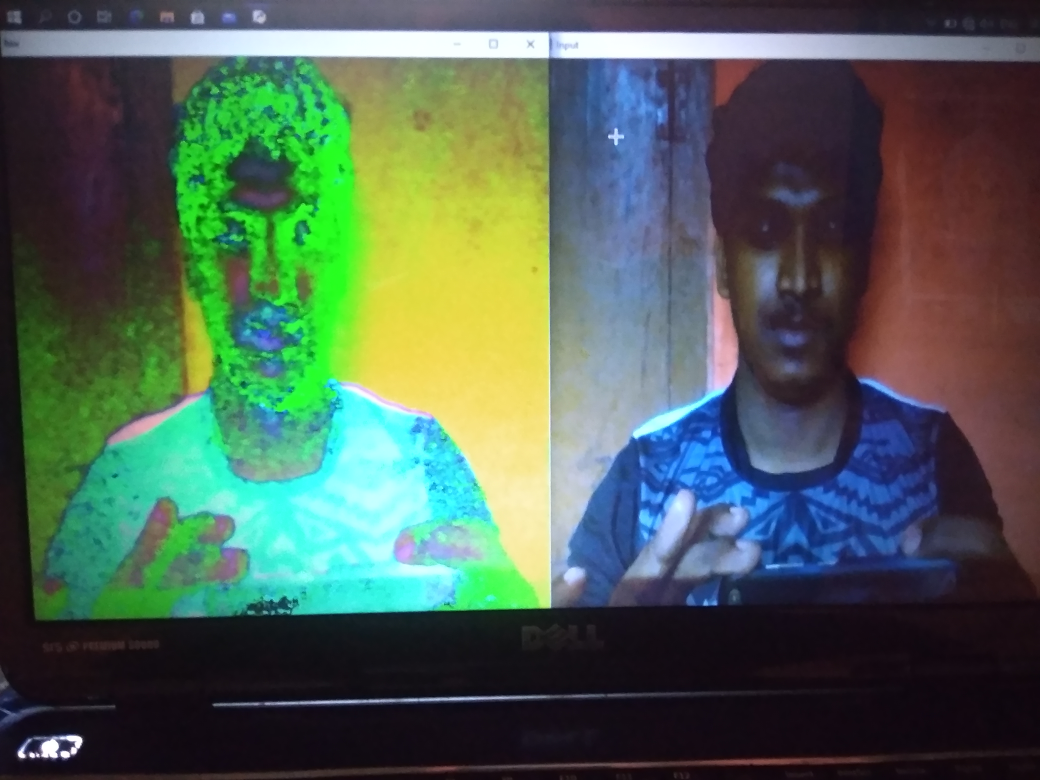
#> input picture images/IMG_20200924_183202.jpg, 4160 x 3120 px, given in place of the camera (shown at 1/4 size)
$ python webcam.py
#> lines starting #> are read from the running program, lines starting #| are printed output that depends on the picture; after the words box and inside, x2 and y2 are one past the last pixel; in counts of white or black regions, pixels touching at a corner belong together
import cv2
import numpy as np
from bresenham import bresenham
cap=cv2.VideoCapture(0)
if not cap.isOpened():
    raise IOError("cannot open webcam")
paintwindow=np.zeros((720,636,3))+255
cv2.namedWindow('paint',cv2.WINDOW_AUTOSIZE)
b_lower=np.array([100,60,60])
b_upper=np.array([140,255,255])
kernal=np.ones((5,5),np.uint8)
i=0
while True:
    ret ,frame=cap.read()
#> frame is the input picture: shape (3120, 4160, 3); mean B, G, R 85.2, 98.9, 78.8
    frame=cv2.resize(frame,None ,fx=1.08,fy=1.5,interpolation=cv2.INTER_AREA)
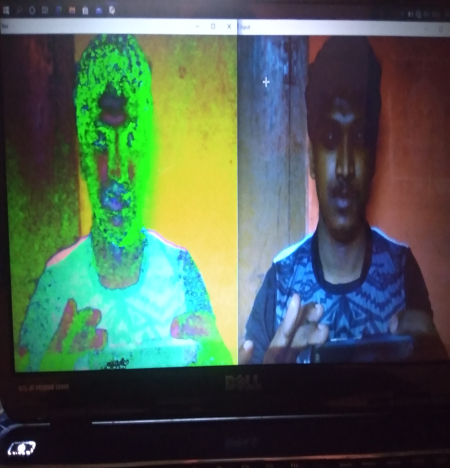
#> frame: shape (4680, 4493, 3) (shown at 1/10 size); mean B, G, R 85.2, 98.9, 78.8
    frame=cv2.flip(frame,1)
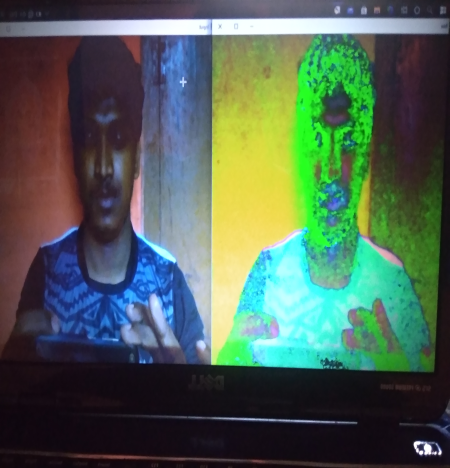
#> frame: shape (4680, 4493, 3) (shown at 1/10 size); mean B, G, R 85.2, 98.9, 78.8
    hsv=cv2.cvtColor(frame,cv2.COLOR_BGR2HSV)
#> hsv: shape (4680, 4493, 3); mean H, S, V 99.9, 117.7, 116.4
    blue_detect=cv2.inRange(hsv,b_lower,b_upper)
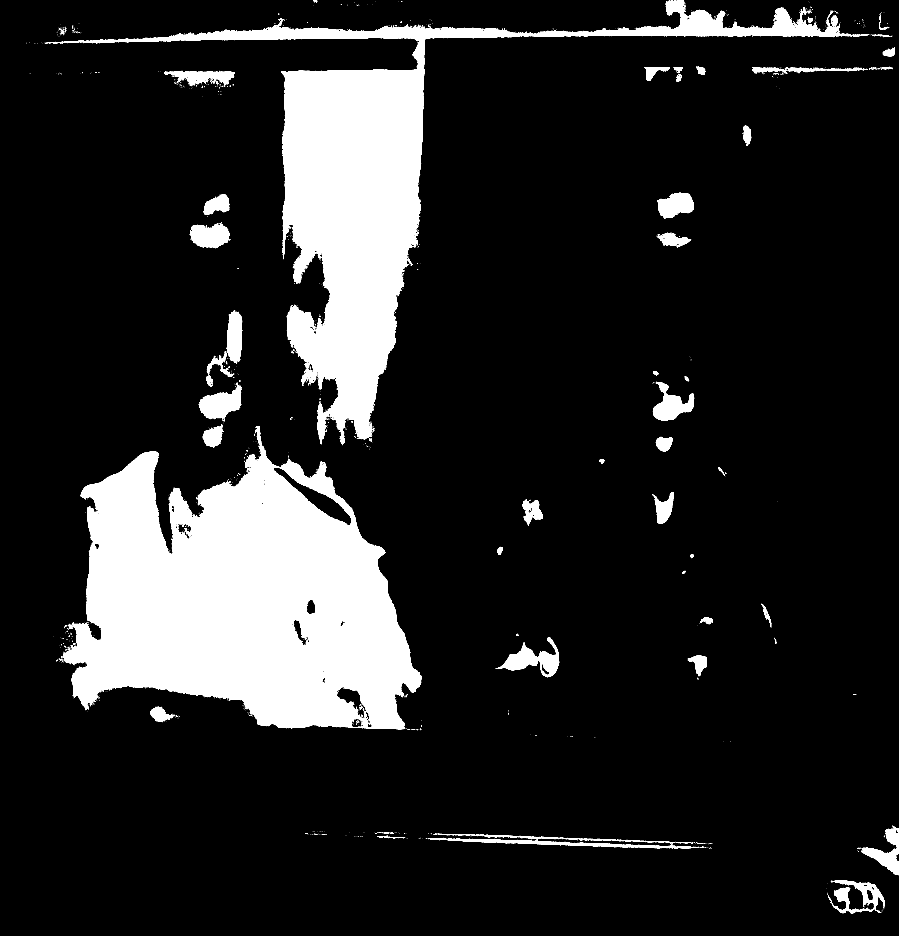
#> blue_detect: shape (4680, 4493) (shown at 1/5 size); 14.5% white; 2478 white regions (2339 under 20 px), largest, box (x1, y1, x2, y2) and area: (316, 2130, 2108, 3648) 1668839, (295, 0, 4246, 2222) 1112874, (2483, 3186, 2796, 3386) 22852
    blue_detect=cv2.erode(blue_detect,kernal,iterations=2)
#> blue_detect: shape (4680, 4493); 13% white; 183 white regions (101 under 20 px), largest, box (x1, y1, x2, y2) and area: (337, 2245, 2102, 3643) 1580748, (691, 139, 2593, 2183) 938028, (2678, 46, 3986, 179) 46777
    blue_detect=cv2.morphologyEx(blue_detect,cv2.MORPH_OPEN,kernal)
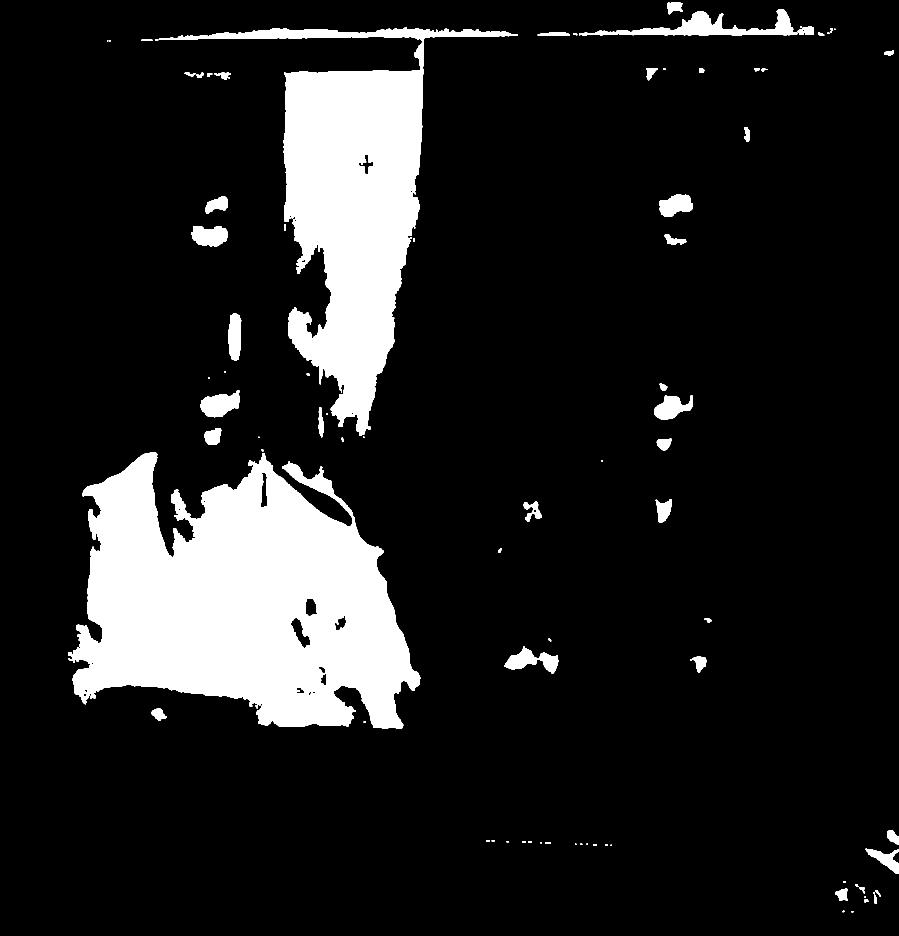
#> blue_detect: shape (4680, 4493) (shown at 1/5 size); 12.9% white; 90 white regions, largest, box (x1, y1, x2, y2) and area: (340, 2263, 2101, 3643) 1579713, (842, 139, 2589, 2180) 935514, (2896, 46, 3986, 177) 44246
    blue_detect=cv2.dilate(blue_detect,kernal,iterations=1)
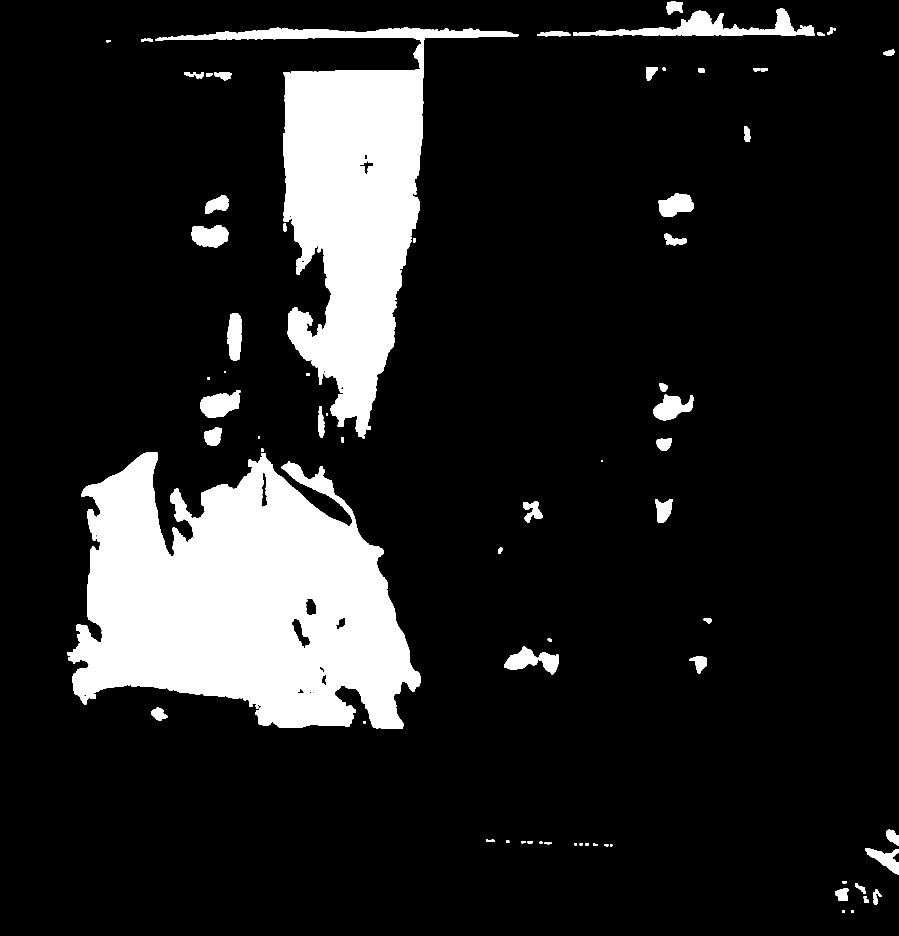
#> blue_detect: shape (4680, 4493) (shown at 1/5 size); 13.4% white; 78 white regions
    (conto,_)=cv2.findContours(blue_detect.copy(), cv2.RETR_EXTERNAL,cv2.CHAIN_APPROX_SIMPLE)
#> conto = 78 contours; largest, box (x1, y1, x2, y2) and area: (338, 2261, 2103, 3645) 1621708, (775, 137, 2591, 2182) 958494, (2894, 44, 4072, 179) 52120, (1000, 1952, 1201, 2088) 17905, (2522, 3231, 2793, 3371) 17638
    if len(conto)>0:
        cnt=sorted(conto,key=cv2.contourArea,reverse=True)[0]
#> cnt = contour of 3766 points, box (x1, y1, x2, y2) (338, 2261, 2103, 3645), area 1621708
        ((x,y), radius)=cv2.minEnclosingCircle(cnt)
#> x = 1214.5; y = 3045.5; radius = 995.9
        cv2.circle(frame, (int(x), int(y)), int(radius), (0,255,255),2)
        moment=cv2.moments(cnt)
#> moment = moments, m00 1621708, centre m10/m00, m01/m00 = (1207.3, 3006.8)
        center=(int(moment['m10'] / moment['m00']),int(moment['m01'] / moment['m00']))
#> center = (1207, 3006)
        c3,c4=center
#> c3 = 1207; c4 = 3006
        if i==1:
            points=np.array(list(bresenham(c1,c2,c3,c4)), np.int32)
            points=points.reshape((-1,1,2))
            cv2.polylines(paintwindow,points,True,(0,255,0),2)
        c1,c2=center
#> c1 = 1207; c2 = 3006
        i=1
    else:
        i=0
    cv2.imshow('Input',frame)
    cv2.imshow('paint',paintwindow)
    #cv2.imshow('hsv',blue_detect)
    c=cv2.waitKey(1)
#> (key Esc is pressed here)
    if c==27:
        break
cap.release()
cv2.destroyAllWindows()

$ run again, on images/IMG_20200924_184211.jpg
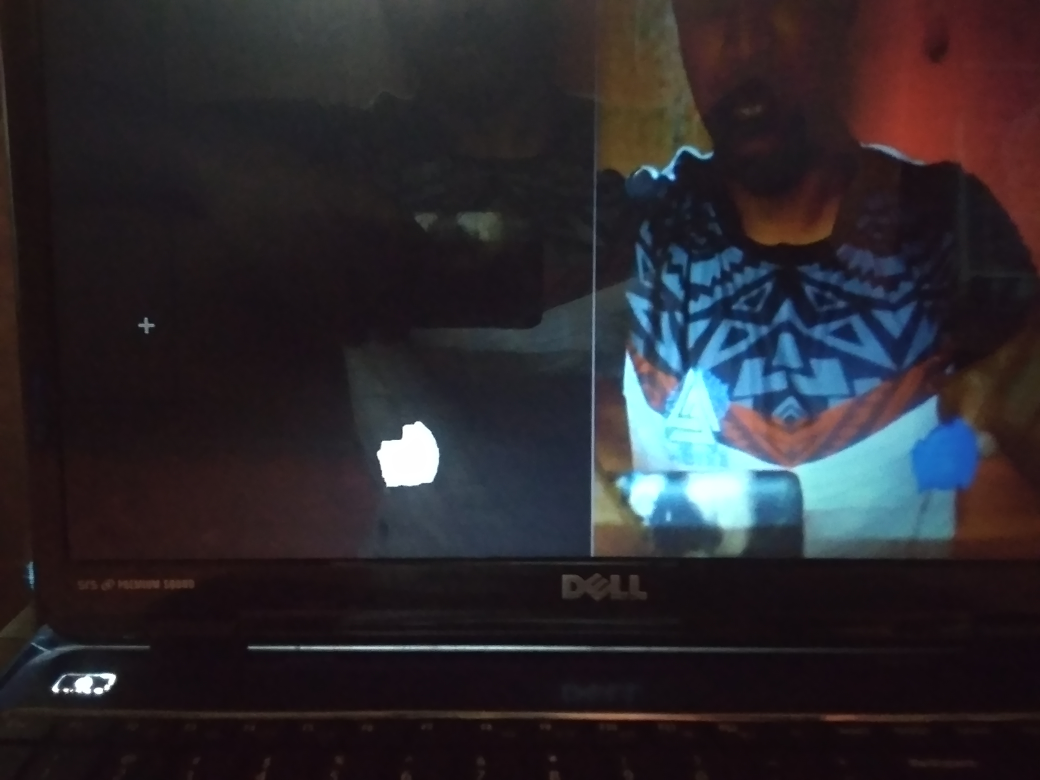
#> input picture images/IMG_20200924_184211.jpg, 4160 x 3120 px, given in place of the camera (shown at 1/4 size)
#> frame is the input picture: shape (3120, 4160, 3); mean B, G, R 45.7, 40.9, 44.2
#> `frame=cv2.flip(frame,1)`:
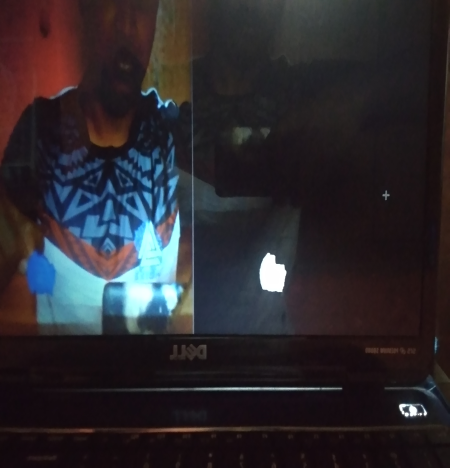
#> frame: shape (4680, 4493, 3) (shown at 1/10 size); mean B, G, R 45.7, 40.9, 44.2
#> hsv: shape (4680, 4493, 3); mean H, S, V 114.8, 86, 54.2
#> `blue_detect=cv2.dilate(blue_detect,kernal,iterations=1)`:
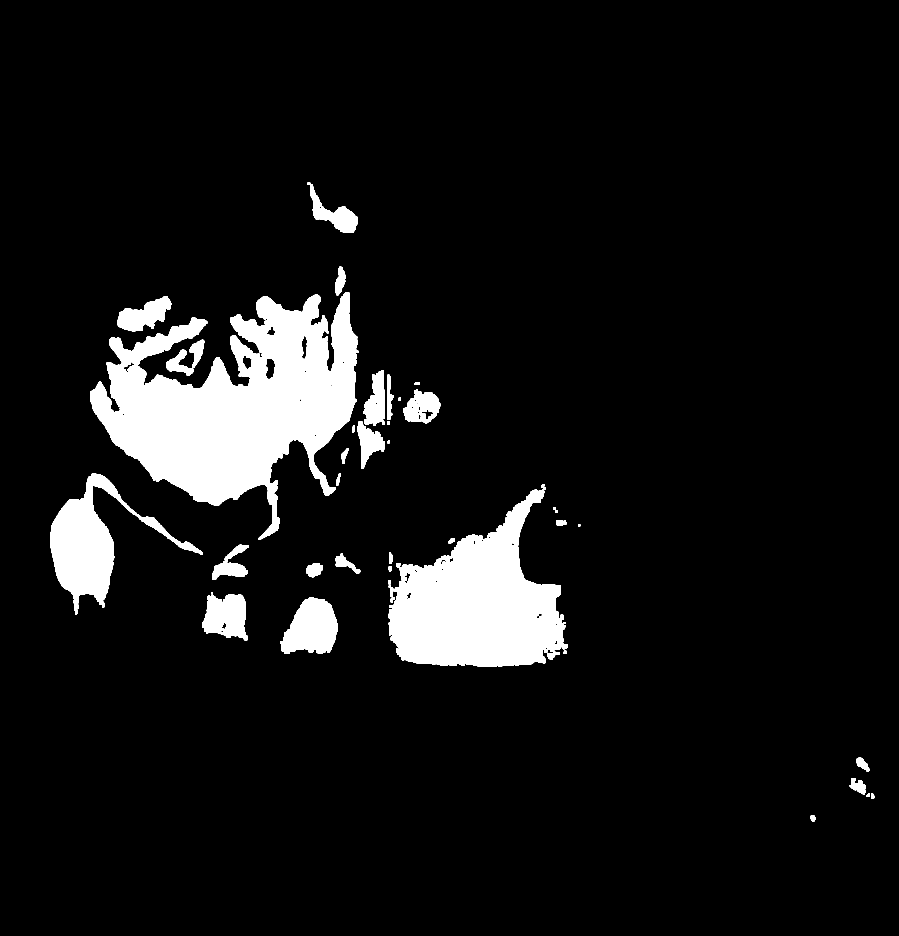
#> blue_detect: shape (4680, 4493) (shown at 1/5 size); 8% white; 43 white regions
#> conto = 43 contours; largest, box (x1, y1, x2, y2) and area: (450, 1460, 1792, 2700) 821843, (1944, 2420, 2839, 3335) 456004, (251, 2369, 1015, 3075) 145599, (1400, 2986, 1690, 3268) 56218, (1011, 2972, 1238, 3202) 37886
#> cnt = contour of 3828 points, box (x1, y1, x2, y2) (450, 1460, 1792, 2700), area 821843
#> x = 1194.3; y = 1962; radius = 744.4
#> moment = moments, m00 821843, centre m10/m00, m01/m00 = (1178.1, 2019.4)
#> center = (1178, 2019)
#> c3 = 1178; c4 = 2019
#> c1 = 1178; c2 = 2019
